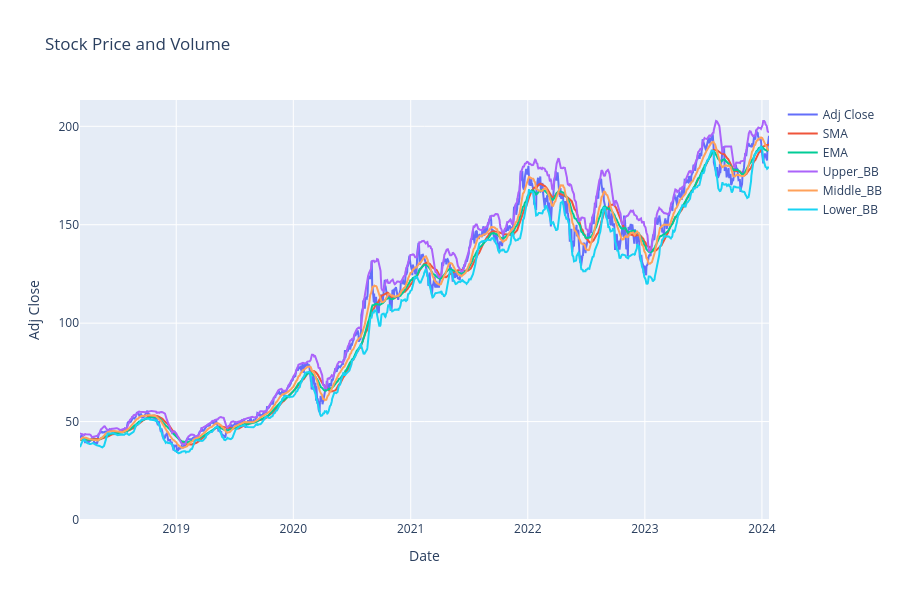

The notebook cell this image was saved under:
### Code cell
y = indicators_with_price["Adj Close"]
y_2 = indicators_with_price["SMA"]
y_3 = indicators_with_price["EMA"]
y_4 = indicators_with_price["Upper_BB"]
y_5 = indicators_with_price["Middle_BB"]
y_6 = indicators_with_price["Lower_BB"]
X = np.array(date)

trace = go.Scatter(x=X, y=y, mode="lines", name="Adj Close")
trace_2 = go.Scatter(x=X, y=y_2, mode="lines", name="SMA")
trace_3 = go.Scatter(x=X, y=y_3, mode="lines", name="EMA")
trace_4 = go.Scatter(x=X, y=y_4, mode="lines", name="Upper_BB")
trace_5 = go.Scatter(x=X, y=y_5, mode="lines", name="Middle_BB")
trace_6 = go.Scatter(x=X, y=y_6, mode="lines", name="Lower_BB")



layout = go.Layout(
    title='Stock Price and Volume',
    xaxis=dict(title='Date'),
    yaxis=dict(title='Adj Close', side='left', rangemode='tozero'),
    yaxis2=dict(title='SMA', side='right', overlaying='y', rangemode='tozero'),
    yaxis3=dict(title='EMA', side='right', overlaying='y', rangemode='tozero'),
    yaxis4=dict(title='Upper_BB', side='right', overlaying='y', rangemode='tozero'),
    yaxis5=dict(title='Middle_BB', side='right', overlaying='y', rangemode='tozero'),
    yaxis6=dict(title='Lower_BB', side='right', overlaying='y', rangemode='tozero'),
    height=600,
)

fig = go.Figure(data=[trace, trace_2, trace_3, trace_4, trace_5, trace_6], layout=layout)

# Show plot
pyo.iplot(fig)

### Figure 1 — Plotly figure (JSON) as saved in the notebook; plotly's stock layout.template omitted (floating-point values rounded to 4 significant figures; data arrays with more than 128 entries replaced by an {"elided": "..."} marker saying what was removed)
{"data": [{"mode": "lines", "name": "Adj Close", "type": "scatter", "x": {"elided": "1480 str values"}, "y": {"elided": "1480 float values"}}, {"mode": "lines", "name": "SMA", "type": "scatter", "x": {"elided": "1480 str values"}, "y": {"elided": "1480 float values"}}, {"mode": "lines", "name": "EMA", "type": "scatter", "x": {"elided": "1480 str values"}, "y": {"elided": "1480 float values"}}, {"mode": "lines", "name": "Upper_BB", "type": "scatter", "x": {"elided": "1480 str values"}, "y": {"elided": "1480 float values"}}, {"mode": "lines", "name": "Middle_BB", "type": "scatter", "x": {"elided": "1480 str values"}, "y": {"elided": "1480 float values"}}, {"mode": "lines", "name": "Lower_BB", "type": "scatter", "x": {"elided": "1480 str values"}, "y": {"elided": "1480 float values"}}], "layout": {"height": 600, "title": {"text": "Stock Price and Volume"}, "xaxis": {"title": {"text": "Date"}}, "yaxis": {"rangemode": "tozero", "side": "left", "title": {"text": "Adj Close"}}, "yaxis2": {"overlaying": "y", "rangemode": "tozero", "side": "right", "title": {"text": "SMA"}}, "yaxis3": {"overlaying": "y", "rangemode": "tozero", "side": "right", "title": {"text": "EMA"}}, "yaxis4": {"overlaying": "y", "rangemode": "tozero", "side": "right", "title": {"text": "Upper_BB"}}, "yaxis5": {"overlaying": "y", "rangemode": "tozero", "side": "right", "title": {"text": "Middle_BB"}}, "yaxis6": {"overlaying": "y", "rangemode": "tozero", "side": "right", "title": {"text": "Lower_BB"}}}}
